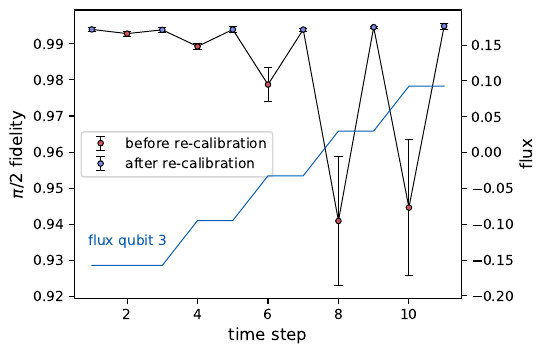

Generate this figure with Python:
import numpy as np
import matplotlib.pyplot as plt
import os
import json


WIDTH  = 0.5
FONT = 24

BLUE = "#788ae3"
RED = "#d1545e"
DARKBLUE = "#075cb3"
DARKRED = "#8c1822"

#####################################
# MAKE SURE TO UNZIP THE FILE FIRST #
#####################################
overall_path = f'../data/detune_rb/'
path = f"{overall_path}data/"
rb_paths = [item for item in os.listdir(path) if item.startswith('rb_ondevice')]
sorted_rb_items = sorted(rb_paths, key=lambda x: int(x.split('-')[1]))

all_decay_params, all_decay_errs = [], []
for rbpath in sorted_rb_items:
    with open(f"{path}{rbpath}/results.json") as f:
        data_dict = json.load(f)
    popt = data_dict['"pars"']['"D1"']
    pcov = np.array(data_dict['"cov"']['"D1"']).reshape(3,3)
    perr = np.sqrt(np.diag(pcov))
    all_decay_params.append(popt[2])
    all_decay_errs.append(perr[2])

all_decay_params, all_decay_errs = np.array(all_decay_params), np.array(all_decay_errs)

tot_points = len(sorted_rb_items)
mask = np.zeros(tot_points).astype(bool)
mask[2::4] = True
mask[3::4] = True
mask[1] = True
decay_params_plot = all_decay_params[mask]
decay_errs_plot = all_decay_errs[mask]

infidelity = (1 - decay_params_plot) / 2
pulse_fidelities = 1 - infidelity / 1.875

pulse_fidelities_err = decay_errs_plot / decay_params_plot * pulse_fidelities



with open(f"{overall_path}biases.txt") as f:
    all_biases = np.loadtxt(f)
all_biases_plot = all_biases[1::2]
all_biases_plot

prop_cycle = plt.rcParams['axes.prop_cycle']
colors = prop_cycle.by_key()['color']

x = np.arange(1, len(pulse_fidelities) + 1)
fig, ax1 = plt.subplots(1, figsize=(WIDTH * 10, WIDTH * 10 * 6/8))

ax2 = ax1.twinx()
# ax2.plot(x, np.repeat(all_biases_plot[:,0],2), linewidth=0.7, label="qubit 2")
ax2.plot(
    x,
    np.append(all_biases_plot[0,1], np.repeat(all_biases_plot[:,1],2)),
    linewidth=0.7, label="qubit 3",
    color=DARKBLUE
)
ax2.set_ylim(-0.204, 0.199)
ax2.set_ylabel('flux', fontsize=12)
# ax2.legend(loc='center', bbox_to_anchor=(0.48, 0.45))
ax2.text(0.9, -0.13, "flux qubit 3", color=DARKBLUE)
# ax2.text(0.5, -0.41, "flux qubit 2", color=colors[0])

ax1.errorbar(x[1::2], pulse_fidelities[1::2], yerr = pulse_fidelities_err[1::2], fmt='o',linestyle='none', markersize=4, color="black", markerfacecolor=RED, ecolor="black", markeredgewidth=0.7,  alpha=1, label=r"before re-calibration", capsize=3, elinewidth=0.7)
ax1.errorbar(x[::2], pulse_fidelities[::2], yerr = pulse_fidelities_err[::2], fmt='o',linestyle='none', markersize=4, color="black", markerfacecolor=BLUE, ecolor="black", markeredgewidth=0.7, alpha=1, label="after re-calibration", capsize=3, elinewidth=0.7)
ax1.plot(x, pulse_fidelities, '-', color="black", linewidth=0.7)
ax1.set_xlabel('time step',  fontsize=12)
ax1.set_ylabel(r'$\pi/2$ fidelity',  fontsize=12)


ax1.legend(loc=6)
plt.savefig(f'../figures/detune_d2d3_rb_plot.pdf', bbox_inches="tight", dpi=600)
